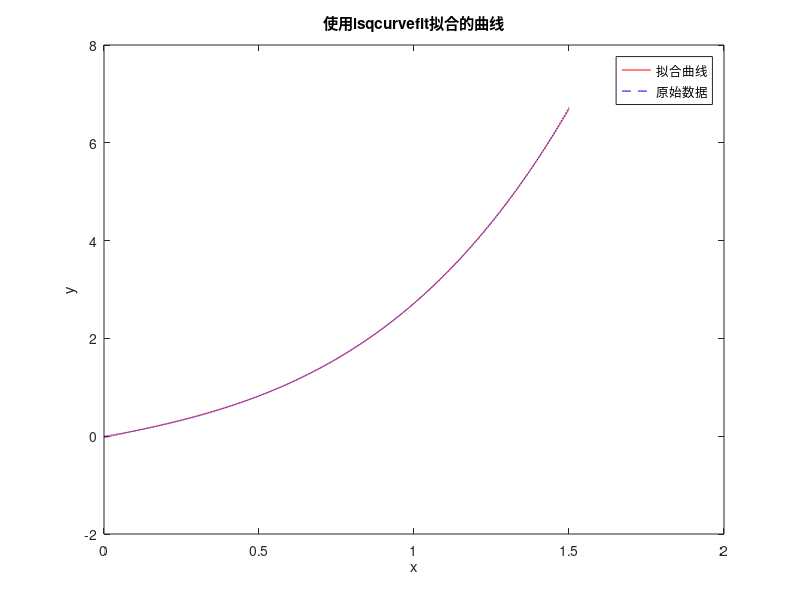

This figure's MATLAB source:
x0=[10;10;10;10];%初始参数猜测值
xdata=linspace(0,1.5,5000);%生成x数据点
ydata=xdata.*exp(xdata);%生成对应的y数据点
%定义函数模型
fun=@(x,xdata)x(1)*xdata.^3+x(2)*xdata.^2+x(3)*xdata+x(4);

[x,resnorm]=lsqcurvefit(fun,x0,xdata,ydata);

%打印出拟合的参数
disp(['拟合的参数:a=',num2str(x(1)),',b=',num2str(x(2)),',c=',num2str(x(3)),',d=',num2str(x(4))]);
disp(['拟合的方程:',num2str(x(1)),'*x^3+',num2str(x(2)),'*x^2+',num2str(x(3)),'*x+',num2str(x(4))]);

%绘制图形
plot(xdata,fun(x,xdata),'r-',xdata,ydata,'b--');

%添加图例和标题
legend('拟合曲线','原始数据');
title('使用lsqcurvefit拟合的曲线');
xlabel('x');
ylabel('y');